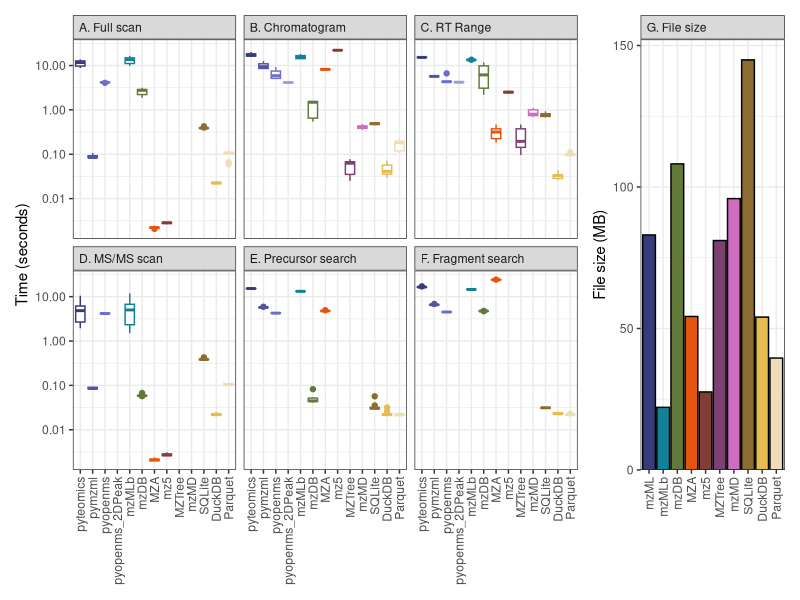
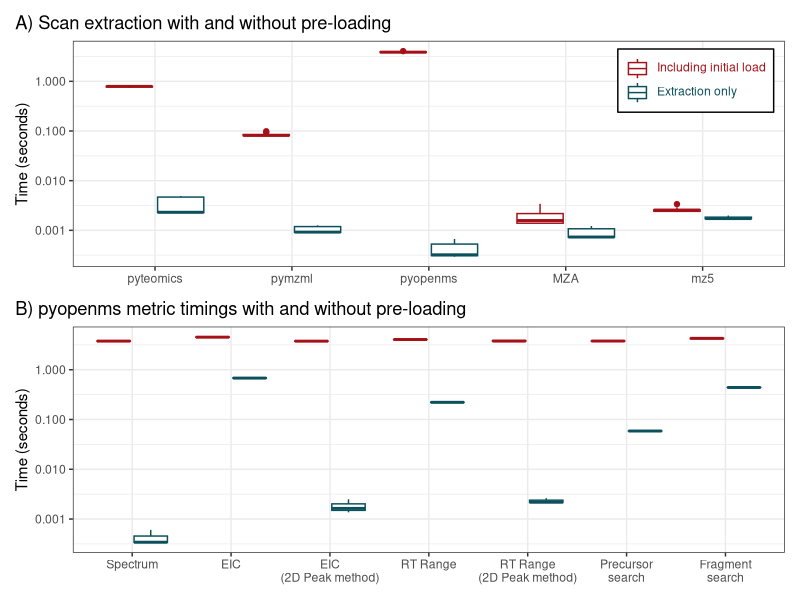
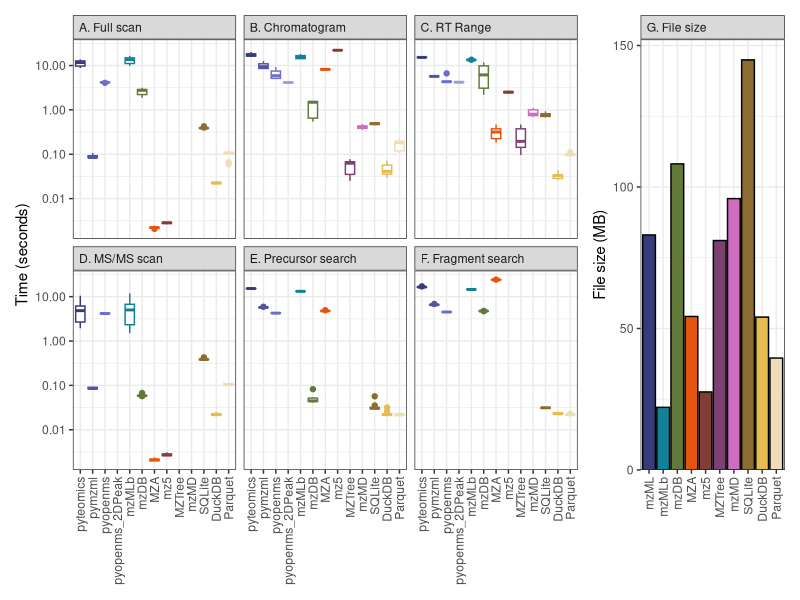
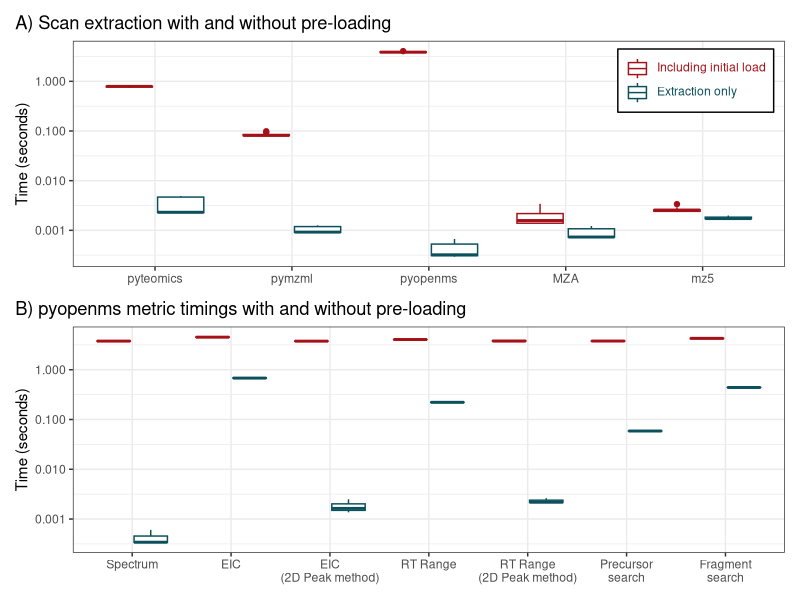

Source code (R) for these figures, in order: (Note: this script raises an error after producing the figures.)
## ---- chunk 1
knitr::opts_chunk$set(echo = TRUE, include=FALSE, eval=FALSE)
library(tidyverse)
library(ggtext)
library(patchwork)

method_names <- c("pyteomics", "pymzml", "pyopenms", "pyopenms_2DPeak",
                  "mzMLb", "mzDB", "MZA", "mz5", 
                  "MZTree", "mzMD", 
                  "SQLite", "DuckDB", "Parquet")
method_colors <- c("#393B79", "#5254A3", "#6B6ECF", "#9C9EDE", 
                   "#0F8299", "#637939", "#E6550D", "#843C39", 
                   "#7B4173", "#CE6DBD", 
                   "#8C6D31", "#E7BA52", "#efddb9")

## ---- chunk 2

## ---- chunk 3
all_timings <- read_csv("data/singlefile_times.csv") %>% 
  mutate(method=factor(method, levels=method_names)) %>%
  mutate(query=factor(query, levels=c("ms1_spec", "chrom", "rtrange",
                                      "ms2_spec", "premz", "fragmz"),
                      labels=c("A. Full scan", "B. Chromatogram", "C. RT Range",
                               "D. MS/MS scan", "E. Precursor search",
                               "F. Fragment search")))
all_sizes <- read_csv("data/file_sizes.csv") %>%
  mutate(method=factor(method, levels=method_names))

time_boxplot <- all_timings %>%
  ggplot() +
  geom_boxplot(aes(x=method, y=time, color=method)) +
  facet_wrap(~query) +
  scale_y_log10() +
  scale_color_manual(breaks = method_names, values=method_colors) +
  labs(x=NULL, y="Time (seconds)", color=NULL) +
  theme_bw() +
  theme(axis.text.x = element_text(angle=90, hjust=1, vjust=0.5),
        legend.position = "none",
        strip.text.x = element_text(hjust = 0))
size_barplot <- all_sizes %>%
  filter(!method%in%c("pyteomics", "pyopenms", "pyopenms_2DPeak")) %>%
  mutate(method=as.character(method)) %>%
  mutate(method=ifelse(method=="pymzml", "mzML", method)) %>%
  mutate(method=factor(method, levels=c("mzML", method_names))) %>%
  mutate(query="G. File size") %>%
  ggplot() +
  geom_hline(yintercept = 0) +
  geom_col(aes(x=method, y=file_size/1e6, fill=method), color="black") +
  scale_y_continuous(expand = expansion(mult = c(0, 0.05))) +
  scale_fill_manual(breaks = c("mzML", method_names), 
                    values=c("#393B79", method_colors)) +
  facet_wrap(~query) +
  labs(x=NULL, y="File size (MB)", fill="File type") +
  theme_bw() +
  theme(axis.text.x = element_text(angle=90, hjust=1, vjust=0.5), 
        legend.position = "none",
        strip.text.x = element_text(hjust = 0))

time_boxplot + size_barplot + plot_layout(widths = c(3.5, 1))

ggsave("figures/singlefile_fig.png", width = 6.5, height=5)

## ---- chunk 4
fun_levels = c("<span style='color:#a41118'>Including initial load</span>", 
               "<span style='color:#0b505c'>Extraction only</span>")
init_outside_gp <- read_csv("manuscript/data/singlefile_supp.csv") %>%
  pivot_longer(pyteomics:mz5, names_to = "method", values_to="time") %>%
  mutate(method=factor(method, levels=method_names)) %>%
  mutate(fun_type=factor(fun_type, levels=c("inclusive", "minimal"),
                         labels=fun_levels)) %>%
  ggplot() +
  geom_boxplot(aes(x=method, y=time, color=fun_type)) +
  scale_y_log10() +
  scale_color_manual(breaks=fun_levels, values = c("#a41118", "#0b505c")) +
  labs(x=NULL, y="Time (seconds)", color=NULL) +
  theme_bw() +
  theme(legend.text=element_markdown(), legend.position = "inside",
        legend.justification.inside = c(0.98, 0.95),
        legend.background = element_rect(color='black'),
        plot.title.position = "plot", 
        plot.caption.position =  "plot") +
  ggtitle("A) Scan extraction with and without pre-loading")

pyopenms_precomp_gp <- read_csv("manuscript/data/pyopenms_precomp.csv") %>%
  pivot_longer(rep1:rep3) %>%
  mutate(type=factor(type, levels=c("init", "precomp"),
                       labels=fun_levels)) %>%
  mutate(method=factor(method, levels=c("spec", "chrom", "chrom_2D", "rtrange",
                                        "rtrange_2D", "premz", "fragmz"),
                       labels = c("Spectrum", "EIC", "EIC\n(2D Peak method)",
                                  "RT Range", "RT Range\n(2D Peak method)",
                                  "Precursor\nsearch", "Fragment\nsearch"))) %>%
  ggplot() +
  geom_boxplot(aes(x=method, y=value, color=type)) +
  scale_y_log10() +
  scale_color_manual(breaks=fun_levels, values = c("#a41118", "#0b505c")) +
  theme_bw() +
  theme(legend.position = "none", 
        plot.title.position = "plot", 
        plot.caption.position =  "plot") +
  labs(x=NULL, y="Time (seconds)", color=NULL) +
  ggtitle("B) pyopenms metric timings with and without pre-loading")

init_outside_gp / pyopenms_precomp_gp
ggsave("manuscript/figures/supp_preload_fig.png", width = 6.5, height=5)
## ---- chunk 5
multichrom_times <- read_csv("manuscript/data/multichrom_times.csv")
timelabs <- c("0.01 seconds", "One second", "One minute", "One hour")
multichrom_times %>%
  mutate(method=factor(method, levels=method_names)) %>%
  ggplot(aes(x=n_chroms, y=time, color=method, fill=method)) +
  geom_abline(slope=1, intercept=-3:3, color="black") +
  geom_smooth(method="lm", formula="y~x", alpha=0.2, fill="grey50") +
  geom_point(position = position_dodge(width=0.1), color="black", pch=21, size=3) +
  scale_y_log10(breaks=c(0.01, 1, 60, 3600), labels=timelabs) +
  scale_x_log10(breaks=c(1, 3, 10, 30, 100)) +
  scale_fill_manual(breaks = method_names, values=method_colors, 
                    aesthetics = c("fill", "color")) +
  labs(x="Number of chromatograms extracted", y="Time required",
       color=NULL, fill=NULL) +
  theme_bw() +
  theme(panel.grid.minor = element_blank())
ggsave("manuscript/figures/multichrom_fig.png", width = 6.5, height=5)
## ---- chunk 6
multichrom_times <- read_csv("manuscript/data/multichrom_times.csv")
multichrom_baseline_df <- multichrom_times %>%
  filter(n_chroms==1) %>%
  summarise(time=mean(time), .by=method) %>%
  mutate(method=factor(method, levels=method_names))
multichrom_times %>%
  mutate(method=factor(method, levels=method_names)) %>%
  ggplot(aes(x=n_chroms, y=time, color=method, fill=method)) +
  geom_abline(aes(slope=1, intercept=log10(time)), data=multichrom_baseline_df) +
  geom_smooth(method="lm", formula="y~x", color="black") +
  geom_point(position = position_dodge(width=0.1), color="black", pch=21, size=3) +
  scale_y_log10(expand=expansion(0.1)) +
  scale_x_log10(breaks=unique(multichrom_times$n_chroms), expand=expansion(0.1)) +
  scale_fill_manual(breaks = method_names, values=method_colors, 
                    aesthetics = c("fill", "color")) +
  facet_wrap(~method, scales="free_y") +
  labs(x="Number of chromatograms extracted", y="Time required (seconds)") +
  theme_bw() +
  theme(legend.position = "none")
ggsave("manuscript/figures/supp_multichrom_facets.png", width = 6.5, height=5)
## ---- chunk 7
type_labels = c("<span style='color:#a41118'>For loop</span>", 
               "<span style='color:#f4bb23'>Unified query</span>",
               "<span style='color:#147C8F'>Non-equi join</span>")
read_csv("manuscript/data/dbloopjoinuni_times.csv") %>%
  separate(method, into = c("method", "type")) %>%
  mutate(type=case_when(
    type=="join"~"Non-equi join",
    type=="loop"~"For loop",
    type=="unified"~"Unified query"
  )) %>%
  mutate(type=factor(type, levels=c("For loop", "Unified query", "Non-equi join"),
                     labels=type_labels)) %>%
  mutate(method=factor(method, levels=c("sqlite", "duckdb", "parquet"),
                       labels=c("SQLite", "DuckDB", "Parquet"))) %>%
  ggplot(aes(x=n_chroms, y=time, fill=type)) +
  geom_point(position=position_dodge(width = 0.1), color="black", size=3, pch=21) +
  facet_wrap(~method, nrow=1) +
  scale_y_log10() +
  scale_x_log10(breaks=c(1, 3, 10, 30, 100)) +
  scale_fill_manual(breaks=type_labels, values = c("#a41118", "#f4bb23", "#147C8F")) +
  labs(x="Number of chromatograms", y="Time required (seconds)", fill=NULL) +
  theme_bw() +
  theme(legend.position = "inside", legend.justification.inside = c(0.5, 0.95),
        legend.background = element_rect(color='black'),
        legend.text=element_markdown(),
        plot.title.position = "plot", 
        plot.caption.position =  "plot")
ggsave("manuscript/figures/supp_dbloopjoinuni.png", width = 6.5, height=5)
## ---- chunk 8
timelabs <- c("0.01 seconds", "0.1 seconds", "One second", "Ten seconds", "One minute")

read_csv("data/multifile_timings.csv") %>%
  mutate(type=factor(type, levels=c("consolidated", "multifile"),
                     labels=c("Single database", "One database per MS file"))) %>%
  mutate(method=factor(method, levels=c("sqlite", "duckdb", "parquet"),
                       labels=c("SQLite", "DuckDB", "Parquet"))) %>%
  mutate(db_sort=factor(db_sort, levels = c("ordered", "unordered"),
                        labels = c("With index/ordering", "No index/ordering"))) %>%
  ggplot(aes(x=size, y=time, color=type, fill=type, shape=db_sort)) +
  geom_point(alpha=0.5) +
  # stat_summary(fun.data = mean_se, geom = "errorbar", linewidth=1.2) +
  stat_summary(fun = mean, geom = "line", linewidth=1.2) +
  stat_summary(fun = mean, geom = "point", size=3, color="black") +
  facet_wrap(~method) +
  scale_y_log10(breaks=c(0.01, 0.1, 1, 10, 60), labels=timelabs) +
  scale_x_log10(labels = scales::label_bytes()) +
  scale_color_viridis_d(option = "A", begin = 0.4, end = 0.8, aesthetics = c("fill", "color")) +
  scale_shape_manual(breaks=c("No index/ordering", "With index/ordering"), values=c(22, 21)) +
  labs(x="Database size", y="Time taken", color=NULL, fill=NULL, shape=NULL) +
  theme_bw() +
  theme(legend.position = "top", legend.direction = "vertical") +
  guides(shape=guide_legend(override.aes = list(size=5, fill="white")),
         color=guide_legend(override.aes = list(shape=21, size=4, lwd=2)))
ggsave("figures/multifile_fig.png", width = 6.5, height=3.5)
